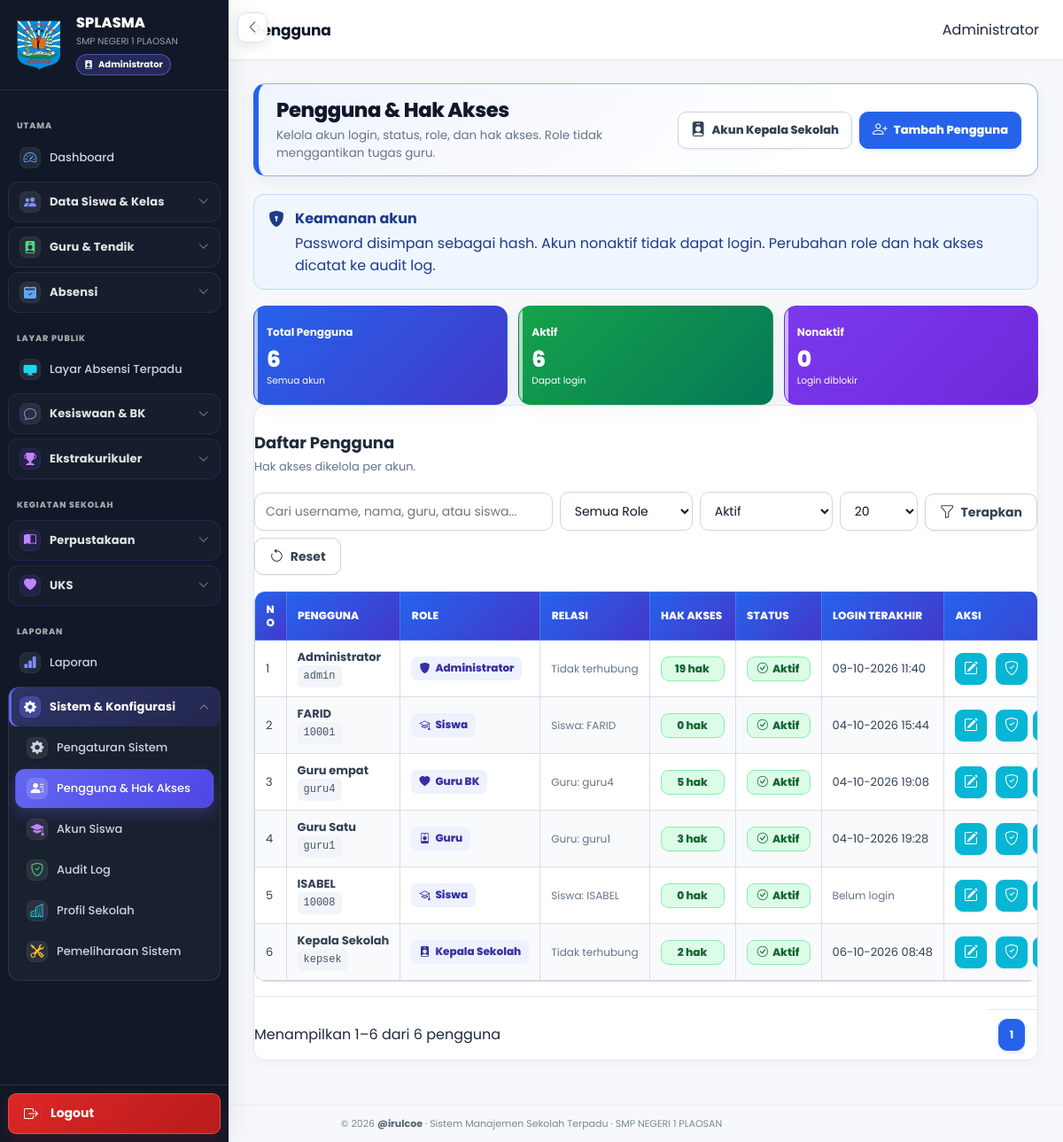
/pengguna/index.php (signed in), run on the app's committed database.
### tables this page shows
CREATE TABLE `profil_sekolah` (
  `id` bigint(20) UNSIGNED NOT NULL,
  `nama_sekolah` varchar(200) NOT NULL,
  `npsn` varchar(30) DEFAULT NULL,
  `nss` varchar(30) DEFAULT NULL,
  `jenjang` varchar(50) DEFAULT NULL,
  `status_sekolah` varchar(50) DEFAULT NULL,
  `alamat` text DEFAULT NULL,
  `desa` varchar(100) DEFAULT NULL,
  `kecamatan` varchar(100) DEFAULT NULL,
  `kabupaten` varchar(100) DEFAULT NULL,
  `provinsi` varchar(100) DEFAULT NULL,
  `kode_pos` varchar(10) DEFAULT NULL,
  `telepon` varchar(50) DEFAULT NULL,
  `email` varchar(150) DEFAULT NULL,
  `website` varchar(200) DEFAULT NULL,
  `logo` varchar(255) DEFAULT NULL,
  `foto` varchar(255) DEFAULT NULL,
  `nama_kepala` varchar(200) DEFAULT NULL,
  `nip_kepala` varchar(50) DEFAULT NULL,
  `created_at` timestamp NULL DEFAULT current_timestamp(),
  `updated_at` timestamp NULL DEFAULT current_timestamp() ON UPDATE current_timestamp()
);

CREATE TABLE `users` (
  `id` bigint(20) UNSIGNED NOT NULL,
  `username` varchar(100) NOT NULL,
  `password` varchar(255) NOT NULL,
  `nama` varchar(150) NOT NULL,
  `role` enum('admin','kepala_sekolah','guru','guru_bk','siswa','ortu') NOT NULL,
  `guru_id` bigint(20) UNSIGNED DEFAULT NULL,
  `siswa_id` bigint(20) UNSIGNED DEFAULT NULL,
  `status` enum('aktif','nonaktif') NOT NULL DEFAULT 'aktif',
  `last_login` datetime DEFAULT NULL,
  `created_at` timestamp NULL DEFAULT current_timestamp(),
  `updated_at` timestamp NULL DEFAULT current_timestamp() ON UPDATE current_timestamp()
);

CREATE TABLE `siswa` (
  `id` bigint(20) UNSIGNED NOT NULL,
  `nis` varchar(30) NOT NULL,
  `nisn` varchar(30) DEFAULT NULL,
  `nama` varchar(150) NOT NULL,
  `jk` enum('L','P') DEFAULT NULL,
  `no_hp` varchar(30) DEFAULT NULL,
  `kode_qr` varchar(50) NOT NULL,
  `status` enum('aktif','lulus','pindah','keluar','nonaktif') NOT NULL DEFAULT 'aktif',
  `created_at` timestamp NULL DEFAULT current_timestamp(),
  `updated_at` timestamp NULL DEFAULT current_timestamp() ON UPDATE current_timestamp()
);

CREATE TABLE `guru` (
  `id` bigint(20) UNSIGNED NOT NULL,
  `nama` varchar(150) NOT NULL,
  `nip` varchar(50) DEFAULT NULL,
  `jk` enum('L','P') DEFAULT NULL,
  `no_hp` varchar(30) DEFAULT NULL,
  `kode_qr` varchar(100) NOT NULL,
  `mapel` varchar(100) DEFAULT NULL,
  `status` enum('aktif','nonaktif') NOT NULL DEFAULT 'aktif',
  `created_at` timestamp NULL DEFAULT current_timestamp(),
  `updated_at` timestamp NULL DEFAULT current_timestamp() ON UPDATE current_timestamp()
);

### pengguna/index.php (the view, shortened to what the rows shown need)
<?php
require_once __DIR__ . '/_helper.php';
$status = (string)($_GET['status'] ?? 'aktif');
$allowedPerPage=[5,10,20,50,100];
$perPage=(int)($_GET['per_page']??20); if(!in_array($perPage,$allowedPerPage,true))$perPage=20;
$page=max(1,(int)($_GET['page']??1));
$where=[];$params=[];
if($status!=='semua'){ $where[]='u.status=?';$params[]=$status; }
$whereSql=$where?'WHERE '.implode(' AND ',$where):'';
$st=$pdo->prepare("SELECT COUNT(*) FROM users u LEFT JOIN guru g ON g.id=u.guru_id LEFT JOIN siswa s ON s.id=u.siswa_id $whereSql");
$st->execute($params);$total=(int)$st->fetchColumn();$totalPages=max(1,(int)ceil($total/$perPage));if($page>$totalPages)$page=$totalPages;$offset=($page-1)*$perPage;
$sql="SELECT u.id,u.username,u.nama,u.role,u.status,u.last_login,u.created_at,u.guru_id,u.siswa_id,
       g.nama AS guru_nama,s.nama AS siswa_nama,
       (SELECT COUNT(*) FROM user_hak_akses uha WHERE uha.user_id=u.id) AS jumlah_hak
       FROM users u LEFT JOIN guru g ON g.id=u.guru_id LEFT JOIN siswa s ON s.id=u.siswa_id
       $whereSql ORDER BY u.nama ASC,u.id ASC LIMIT $perPage OFFSET $offset";
$st=$pdo->prepare($sql);$st->execute($params);$rows=$st->fetchAll();
require_once __DIR__.'/../layouts/header.php';
require_once __DIR__.'/../layouts/sidebar.php';
?>
<main class="main">
<section class="content">
<div class="page-header"><div><h1>Pengguna & Hak Akses</h1></div></div>
<div class="dashboard-table-card">
<div class="section-title"><div><h2>Daftar Pengguna</h2><p>Hak akses dikelola per akun.</p></div></div>
<div class="table-responsive"><table class="data-table"><thead><tr><th>No</th><th>Pengguna</th><th>Role</th><th>Relasi</th><th>Hak Akses</th><th>Status</th><th>Login Terakhir</th><th>Aksi</th></tr></thead><tbody>
<?php if(!$rows):?><tr><td colspan="8" class="empty-state">Belum ada pengguna sesuai filter.</td></tr><?php else: foreach($rows as $i=>$r):?><tr>
<td><?=$offset+$i+1?></td><td><strong><?=e($r['nama'])?></strong><br><code><?=e($r['username'])?></code></td>
<td><span class="role-chip"><i class="bi bi-<?= $r['role']==='admin'?'shield-fill':($r['role']==='kepala_sekolah'?'person-vcard':($r['role']==='guru_bk'?'heart-pulse-fill':($r['role']==='guru'?'person-badge':'mortarboard')))?>"></i><?=e(pengguna_roles()[$r['role']]??$r['role'])?></span></td>
<td><span class="link-chip"><?php if($r['guru_id']):?>Guru: <?=e($r['guru_nama']??'-')?><?php elseif($r['siswa_id']):?>Siswa: <?=e($r['siswa_nama']??'-')?><?php else:?>Tidak terhubung<?php endif;?></span></td>
<td><span class="status-badge status-aktif"><?= (int)$r['jumlah_hak']?> hak</span></td>
<td><span class="status-badge <?=$r['status']==='aktif'?'status-aktif':'status-nonaktif'?>"><i class="bi bi-<?=$r['status']==='aktif'?'check-circle':'pause-circle'?>"></i> <?=ucfirst($r['status'])?></span></td>
<td><?= $r['last_login'] ? e(date('d-m-Y H:i',strtotime((string)$r['last_login']))) : '<span class="link-chip">Belum login</span>'?></td>
<td><div class="table-actions">
<a class="btn btn-secondary btn-sm btn-icon-sm" title="Edit pengguna" aria-label="Edit pengguna" href="<?=BASE_URL?>pengguna/edit.php?id=<?=(int)$r['id']?>"><i class="bi bi-pencil-square" aria-hidden="true"></i></a>
<a class="btn btn-secondary btn-sm btn-icon-sm" title="Hak akses" aria-label="Hak akses" href="<?=BASE_URL?>pengguna/hak_akses.php?id=<?=(int)$r['id']?>"><i class="bi bi-shield-check" aria-hidden="true"></i></a>
<?php if((int)$r['id']!==(int)user_id()):?><form method="post" action="<?=BASE_URL?>pengguna/toggle.php" onsubmit="return confirm('Ubah status akun ini?')"><?=csrf_field()?><input type="hidden" name="id" value="<?=(int)$r['id']?>"><button class="btn btn-sm btn-icon-sm <?=$r['status']==='aktif'?'btn-secondary':'btn-primary'?>" type="submit" title="<?=$r['status']==='aktif'?'Nonaktifkan':'Aktifkan'?>" aria-label="<?=$r['status']==='aktif'?'Nonaktifkan':'Aktifkan'?>"><i class="bi bi-<?=$r['status']==='aktif'?'pause':'play'?>-circle" aria-hidden="true"></i></button></form><?php endif;?>
</div></td></tr><?php endforeach; endif;?></tbody></table></div>
</div></section></main>
<?php require_once __DIR__.'/../layouts/footer.php'; ?>

### layouts/sidebar.php (shortened to what the rows shown need)
<?php $sidebar_role_class = 'sidebar-role-' . preg_replace('/[^a-z0-9_-]/i', '', (string)user_role()); ?>
<aside id="globalSidebar" class="sidebar <?= e($sidebar_role_class) ?>" aria-label="Navigasi utama">
    <div class="sidebar-brand">
        <?php if (!empty($school_profile['logo'])): ?>
            <img src="<?= e(school_logo_url($pdo)) ?>" alt="Logo Sekolah" class="sidebar-logo">
        <?php endif; ?>
        <div class="sidebar-brand-info">
            <div class="sidebar-brand-title">SPLASMA</div>
            <small><?= e($school_profile['nama_sekolah']) ?></small>
            <div class="sidebar-role-badge">
                <i class="bi bi-person-badge-fill" aria-hidden="true"></i>
                <span><?= e(sidebar_role_label()) ?></span>
            </div>
        </div>
    </div>
</aside>

### data on the page
profil_sekolah: logo (picture), nama_sekolah "SMP NEGERI 1 PLAOSAN"
users: i "1", nama "Administrator", username "admin", role "Administrator", shows "Tidak terhubung", jumlah_hak "19", status "Aktif", last_login "09-10-2026 11:40"
users: i "2", nama "FARID", username "10001", role "Siswa", siswa.nama "FARID", jumlah_hak "0", status "Aktif", last_login "04-10-2026 15:44"
users: i "3", nama "Guru empat", username "guru4", role "Guru BK", guru.nama "guru4", jumlah_hak "5", status "Aktif", last_login "04-10-2026 19:08"
users: i "4", nama "Guru Satu", username "guru1", role "Guru", guru.nama "guru1", jumlah_hak "3", status "Aktif", last_login "04-10-2026 19:28"
users: i "5", nama "ISABEL", username "10008", role "Siswa", siswa.nama "ISABEL", jumlah_hak "0", status "Aktif", shows "Belum login"
users: i "6", nama "Kepala Sekolah", username "kepsek", role "Kepala Sekolah", shows "Tidak terhubung", jumlah_hak "2", status "Aktif", last_login "06-10-2026 08:48"

### other printed values
sidebar_role_label() "Administrator"
$label "Dashboard Layar Absensi Terpadu Laporan Pengaturan Sistem Pengguna & Hak Akses Akun Siswa Audit Log Profil Sekolah Pemeliharaan Sistem"
$label "Data Siswa & Kelas Guru & Tendik Absensi Kesiswaan & BK Ekstrakurikuler Perpustakaan UKS Sistem & Konfigurasi"
user_name() "Administrator"
$summary['semua'] "6"
$summary['aktif'] "6"
$summary['nonaktif'] "0"
$offset+1 "1"
min($offset+$perPage,$total) "6"
$total "6"
APP_NAME "Sistem Manajemen Sekolah Terpadu"
NAMA_SEKOLAH "SMP NEGERI 1 PLAOSAN"
form field per_page "20"
